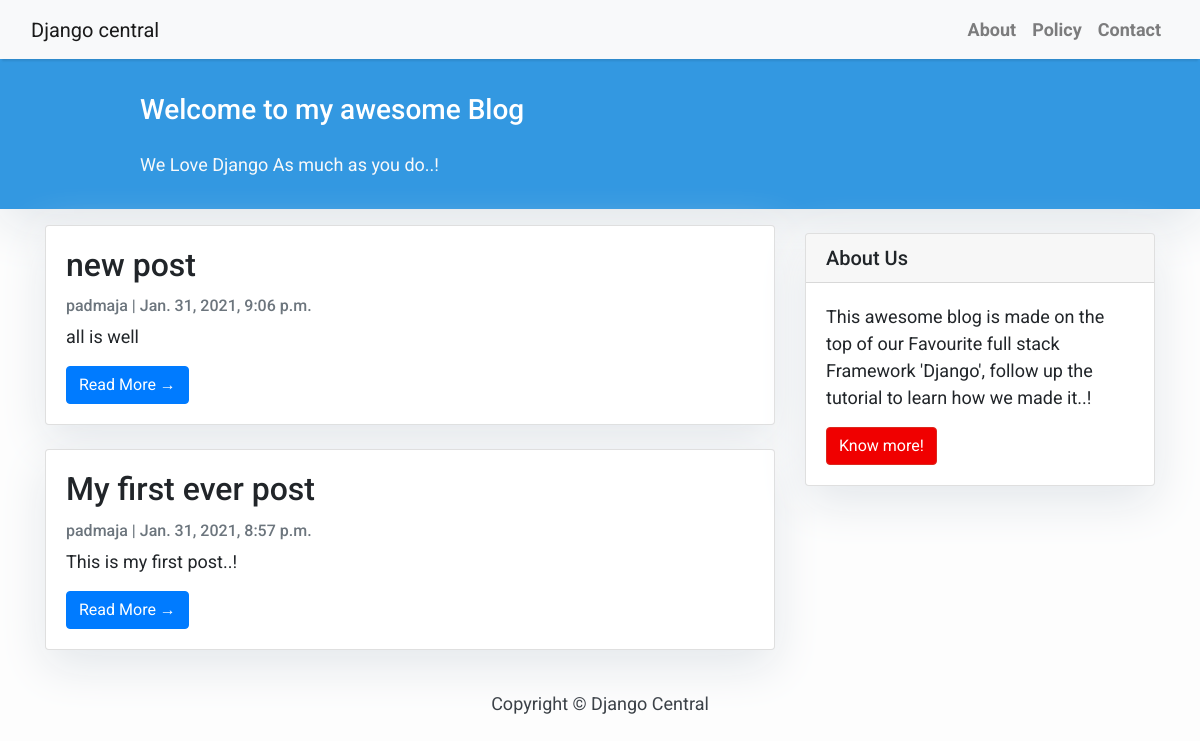
The page / on the database its author committed.
### blog/models.py (models this page shows, shortened)
class Post(models.Model):
    title = models.CharField(max_length=200, unique=True)
    slug = models.SlugField(max_length=200, unique=True)
    author = models.ForeignKey(User, on_delete=models.CASCADE, related_name='blog_posts')
    updated_on = models.DateTimeField(auto_now=True)
    content = models.TextField()
    created_on = models.DateTimeField(auto_now_add=True)
    status = models.IntegerField(choices=STATUS, default=0)
    class Meta:
        ordering = ['-created_on']

### blog/views.py (the view)
# urls.py: path('', views.PostList.as_view(), name='home'),
class PostList(generic.ListView):
    queryset = Post.objects.filter(status=1).order_by('-created_on')
    template_name = 'index.html'

### templates/index.html (shortened to what this page needs)
{% extends "base.html" %}
{% block content %}
<header class="masthead">
    <div class="container">
        <div class="row">
            <div class=" col-md-8 col-md-10 mx-auto">
                <div class="site-heading">
                    <h3 class=" site-heading my-4 mt-3 text-white"> Welcome to my awesome Blog </h3>
                    <p class="text-light">We Love Django As much as you do..! &nbsp
                    </p>
                </div>
            </div>
        </div>
    </div>
</header>
<div class="container">
    <div class="row">
        <div class="col-md-8 mt-3 left">
            {% for post in post_list %}
            <div class="card mb-4">
                <div class="card-body">
                    <h2 class="card-title">{{ post.title }}</h2>
                    <p class="card-text text-muted h6">{{ post.author }} | {{ post.created_on}} </p>
                    <p class="card-text">{{post.content|slice:":200" }}</p>
                    <a href="{% url 'post_detail' post.slug  %}" class="btn btn-primary">Read More &rarr;</a>
                </div>
            </div>
            {% endfor %}
        </div>
        {% block sidebar %} {% include 'sidebar.html' %} {% endblock sidebar %}
    </div>
</div>
{%endblock%}

### templates/base.html (style rules this page uses)
body { font-family: "Roboto", sans-serif; font-size: 17px; background-color: #fdfdfd; }
.masthead { background: #3398E1; height: auto; padding-bottom: 15px; box-shadow: 0 16px 48px #E3E7EB; padding-top: 10px; }

### templates/index.html (style rules this page uses)
body { font-family: "Roboto", sans-serif; font-size: 18px; background-color: #fdfdfd; }
.card { box-shadow: 0 16px 48px #E3E7EB; }

### templates/sidebar.html (style rules this page uses)
.card { box-shadow: 0 16px 48px #E3E7EB; }

### rows shown on the page
Post: title "new post", author "padmaja", created_on "Jan. 31, 2021, 9:06 p.m.", content "all is well"
Post: title "My first ever post", author "padmaja", created_on "Jan. 31, 2021, 8:57 p.m.", content "This is my first post..!"
